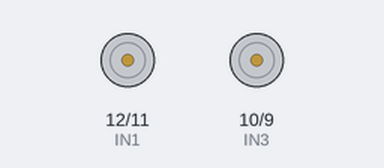
The sketch below on a simulated Arduino Uno, built with avr-gcc and run on an emulated ATmega328P. On the bench: motor-driver pin pairs drawn as motors (green arrow = first pin HIGH = forward, orange = second pin HIGH = backward, longer = more drive, scaled by the enable pin).

Above: at 0.1 s.
At 0.6 s:
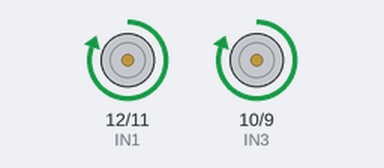
Timing chart, 0 to 2.1 s (numbered marks = the images above):
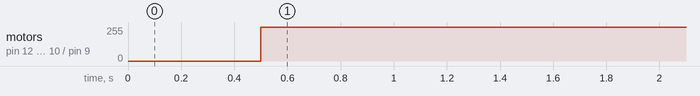

Measured:
- by itself, motor on pin 12 (IN1) / pin 11 (IN2), motor on pin 10 (IN3) / pin 9 (IN4): stopped → forward 255/255 at 0.50 s

The sketch:

motor.ino
```cpp
// For motor A
//IN pins in H-Bridge, connect to arduino pins
const int IN1 = 12;
const int IN2 = 11;

// For motor B
const int IN3 = 10;
const int IN4 = 9;

// Analog pins
const int ENA = A0;
const int ENB = A1;

void setup() {
  pinMode (IN1, OUTPUT);
  pinMode (IN2, OUTPUT);
  pinMode (IN3, OUTPUT);
  pinMode (IN4, OUTPUT);
  pinMode (ENA, OUTPUT);
  pinMode (ENB, OUTPUT);

}

void loop() {
  delay(500);
//control speed
  analogWrite(ENA, 255);
  analogWrite(ENB, 255);
//control direction
  digitalWrite(IN1, HIGH);
  digitalWrite(IN2, LOW);
  digitalWrite(IN3, HIGH);
  digitalWrite(IN4, LOW);
}
```
